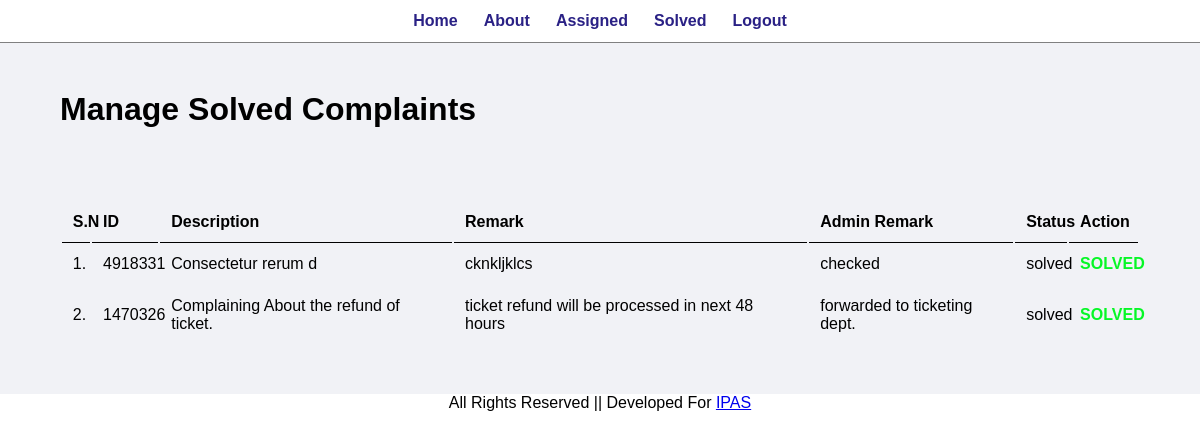
/dealer/manage-solved.php (signed in), run on the app's committed database.
### tables this page shows
CREATE TABLE `complaints` (
  `id` int(10) UNSIGNED NOT NULL,
  `div_id` varchar(100) NOT NULL,
  `sec_id` varchar(100) NOT NULL,
  `user_id` varchar(100) NOT NULL,
  `c_description` varchar(255) NOT NULL,
  `unique_id` int(100) NOT NULL,
  `name` varchar(255) NOT NULL,
  `email` varchar(255) NOT NULL,
  `phone` varchar(50) NOT NULL,
  `dealer_id` int(100) NOT NULL,
  `c_status` varchar(50) NOT NULL,
  `d_status` varchar(50) NOT NULL,
  `d_review` varchar(255) NOT NULL,
  `a_review` varchar(255) NOT NULL
);

### dealer/manage-solved.php (the view, shortened to what this page needs)
<?php include('partials/menu.php'); ?>
<div class="main-content">
    <div class="wrapper">
        <h1>Manage Solved Complaints</h1>
        <br><br>
        <br><br>
        <table class="tbl-full">
            <tr>
                <th>S.N</th>
                <th>ID</th>
                <th>Description</th>
                <th>Remark</th>
                <th>Admin Remark</th>
                <th>Status</th>
                <th>Action</th>
            </tr>
            <?php
                $dd_id=$_SESSION['dealer-id'];
                $sql="SELECT * FROM complaints WHERE c_status='solved' AND dealer_id='$dd_id'";
                $res=mysqli_query($conn,$sql) or die('Error :');
                if($res==true){
                    $count=mysqli_num_rows($res);
                    $sn=1;
                    if($count>0){
                        while($rows=mysqli_fetch_assoc($res)){
                            $complain=$rows['c_description'];
                            $c_id=$rows['unique_id'];
                            $c_status=$rows['c_status'];
                            $d_status=$rows['d_status'];
                            $d_review=$rows['d_review'];
                            $a_review=$rows['a_review'];
                        ?>
                            <tr>
                                <td><?php echo $sn++; ?>.</td>
                                <td><?php echo $c_id; ?></td>
                                <td><?php echo $complain;?></td>
                                <td><?php echo $d_review;?></td>
                                <td><?php echo $a_review;?></td>
                                <td><?php echo $c_status;?></td>
                                <td>
                                <?php
                                    if($c_status=='solved' && $d_status=='under review'){
                                        echo '<div class="suck">pending for review</div>';
                                    }
                                    elseif($c_status=='solved' && $d_status=='solved'){
                                        echo '<div class="suck2">SOLVED</div>';
                                    }
                                    else{
                                        echo '<div class="suck1">Technical Error</div>';
                                    }
                                ?>
                                </td>
                            </tr>
                            <?php
                        }
                    }
                    else{
                        echo "<div class='suck2'>Complaint not assigned</div>";
                    }
                }
            ?>
        </table>
    </div>
</div>
<?php include('partials/footer.php') ?>

### assets/css/admin.css (style rules this page uses)
* { margin: 0; padding: 0; font-family: Arial, Helvetica, sans-serif; }
.wrapper { padding: 1%; width: 90%; margin: 0 auto; }
.tbl-full { width: 100%; }
table tr th { border-bottom: 1px solid black; padding: 1%; text-align: left; }
table tr td { padding: 1%; }
.main-content { background-color: #f1f2f6; padding: 3% 0; }
.suck2 { color: rgb(6, 247, 38); font-weight: 700; }

### data on the page
complaints: unique "4918331", c_description "Consectetur rerum d", d_review "cknkljklcs", a_review "checked", c_status "solved", d_status "SOLVED"
complaints: unique "1470326", c_description "Complaining About the refund of ticket.", d_review "ticket refund will be processed in next 48 hours", a_review "forwarded to ticketing dept.", c_status "solved", d_status "SOLVED"
